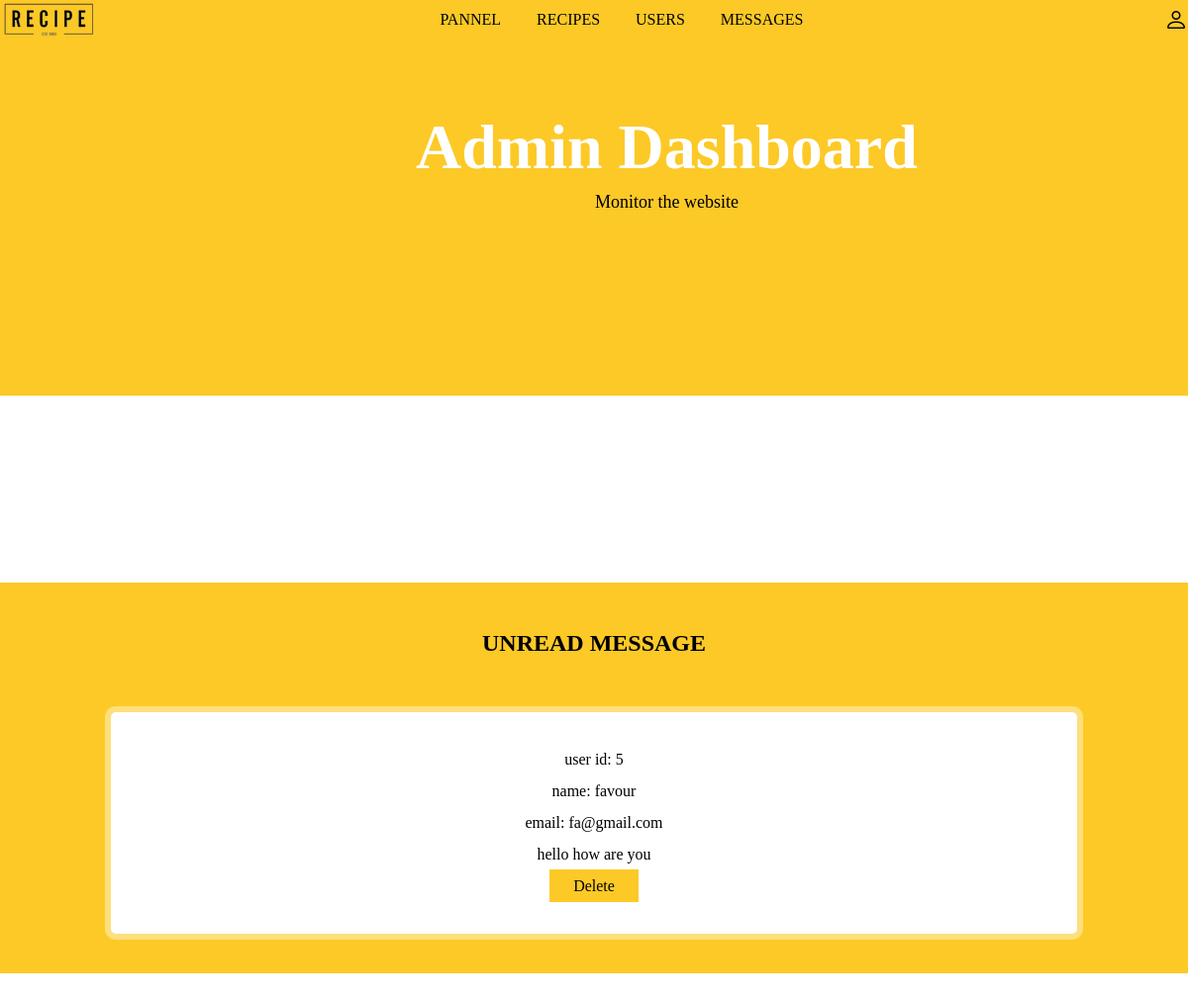
The app's page /admin_message.php (signed in) with its own data.
### tables this page shows
CREATE TABLE `message` (
  `id` int(255) NOT NULL,
  `user_id` int(255) NOT NULL,
  `name` varchar(255) NOT NULL,
  `email` varchar(100) NOT NULL,
  `number` varchar(255) NOT NULL,
  `message` varchar(255) NOT NULL
);

### admin_message.php (the view, shortened to what this page needs)
<?php
	include 'connection.php';
?>
<!DOCTYPE html>
<html lang="en">
<head>
	<link rel="stylesheet" href="https://cdn.jsdelivr.net/npm/bootstrap-icons@1.9.1/font/bootstrap-icons.css">
</head>
<body>
	<?php include 'admin_header.php'; ?>
	<div class="line4"></div>
	<section class="message-container">
		<h1 class="title">unread message</h1>
		<div class="box-container">
			<?php
				$select_message = mysqli_query($conn,"SELECT * FROM `message`") or die('query failed');
				if (mysqli_num_rows($select_message)>0) {
					while($fetch_message = mysqli_fetch_assoc($select_message)){
			?>
			<div class="box">
				<p>user id: <span><?php echo $fetch_message['id']; ?></span></p>
				<p>name: <span><?php echo $fetch_message['name']; ?></span></p>
				<p>email: <span><?php echo $fetch_message['email']; ?></span></p>
				<p><?php echo $fetch_message['message']; ?></p>
				<a href="admin_message.php?delete=<?php echo $fetch_message['id']; ?>;" onclick="return confirm('delete this message');" class="delete">delete</a>
			</div>
			<?php
					}
				}else{
						echo '
							<div class="empty">
								<p>no products added yet!</p>
							</div>
						';
				}
			?>
		</div>
	</section>
	<div class="line"></div>
</body>
</html>

### records on screen
message: id "5", name "favour", email "fa@gmail.com", message "hello how are you"
